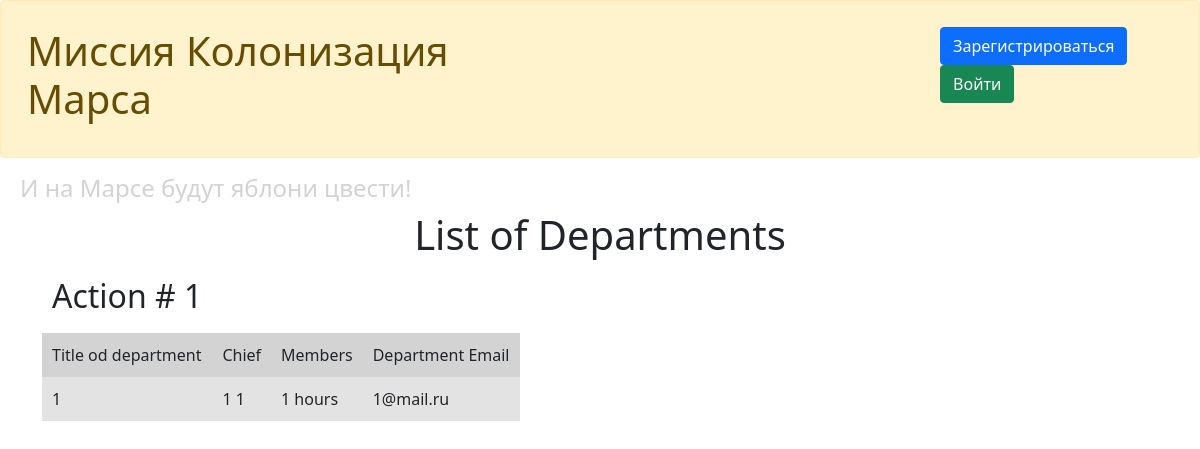
The page /departments on the database its author committed.
### data/departments.py (models this page shows)
class Departments(SqlAlchemyBase):
    __tablename__ = 'departments'
    id = sqlalchemy.Column(sqlalchemy.Integer, primary_key=True,
                           autoincrement=True)
    title = sqlalchemy.Column(sqlalchemy.String, nullable=True)
    chief = sqlalchemy.Column(sqlalchemy.Integer,
                              sqlalchemy.ForeignKey("users.id"),
                              nullable=True)
    members = sqlalchemy.Column(sqlalchemy.String, nullable=True)
    email = sqlalchemy.Column(sqlalchemy.String, nullable=True)
    user = orm.relation('User')

### data/users.py (models this page shows, shortened)
class User(SqlAlchemyBase, UserMixin):
    __tablename__ = 'users'
    id = sqlalchemy.Column(sqlalchemy.Integer, primary_key=True,
                           autoincrement=True)
    surname = sqlalchemy.Column(sqlalchemy.String, nullable=True)
    name = sqlalchemy.Column(sqlalchemy.String, nullable=True)
    age = sqlalchemy.Column(sqlalchemy.Integer, nullable=True)
    position = sqlalchemy.Column(sqlalchemy.String, nullable=True)
    speciality = sqlalchemy.Column(sqlalchemy.String, nullable=True)
    address = sqlalchemy.Column(sqlalchemy.String, nullable=True)
    email = sqlalchemy.Column(sqlalchemy.String, unique=True, nullable=True)
    hashed_password = sqlalchemy.Column(sqlalchemy.String, default='',
                                        nullable=True)
    modified = sqlalchemy.Column(sqlalchemy.DateTime,
                                 default=datetime.datetime.now, nullable=True)
    jobs = orm.relation("Jobs", back_populates='user')

### main.py (the view)
@app.route('/departments')
def departments():
    db_sess = db_session.create_session()
    return render_template("departments.html",
                           departments=db_sess.query(Departments).all())

### data/db_session.py (called while the page is built)
def create_session() -> Session:
    global __factory
    return __factory()

### templates/departments.html (shortened to what this page needs)
{% extends "base.html" %}
{% block content %}
    <center>
        <h1>List of Departments</h1>
    </center>
    <table cellpadding="10">
    {% for item in departments%}
    <tr>
        <td>
            <h2>Action # {{loop.index}}</h2>
        </td>
    </tr>
    <tr style="background: #D3D3D3">
        <td valign="center">Title od department</td>
        <td valign="center">Chief</td>
        <td valign="center">Members</td>
        <td valign="center">Department Email</td>
    </tr>
    <tr style="background: #E3E3E3">
        <td valign="center">{{item.title}}</td>
        <td valign="center">{{item.user.surname}} {{item.user.name}}</td>
        <td valign="center">{{item.members}} hours</td>
        <td valign="center">{{item.email}}</td>
    </tr>
    <tr>
        <td>
        </td>
    </tr>
    {% endfor %}
    </table>
{% endblock %}

### rows shown on the page
Departments: title "1", user.surname "1", user.name "1", members "1", email "1@mail.ru"
